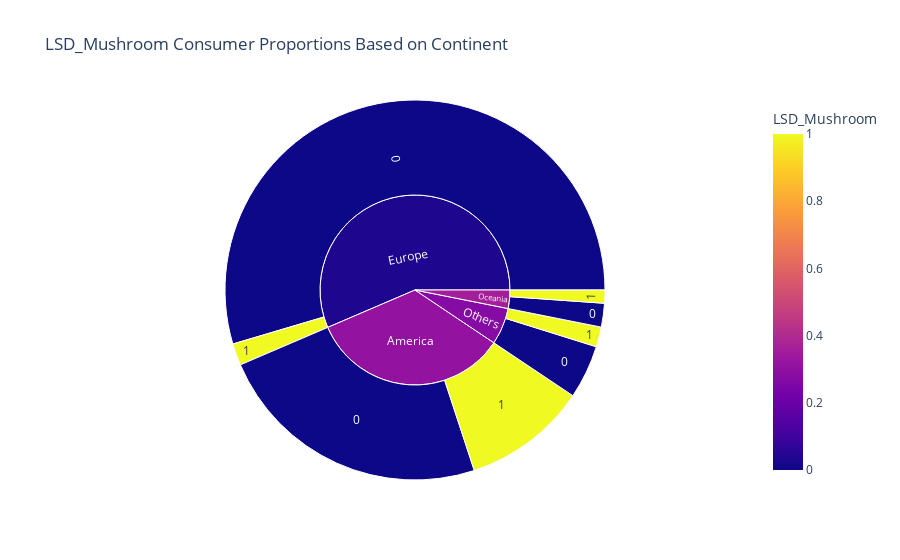

The notebook cell this image was saved under:
### Code cell
display ( plot_bar('Continent'),visualize_sunburst('Continent'))

### Figure 1 — Plotly figure (JSON) as saved in the notebook; plotly's stock layout.template omitted (floating-point values rounded to 4 significant figures)
{"data": [{"branchvalues": "total", "customdata": [[0], [0], [0], [0], [1], [1], [1], [1], [0.309], [0.03289], [0.3559], [0.2712]], "domain": {"x": [0, 1], "y": [0, 1]}, "hovertemplate": "labels=%{label}<br>count=%{value}<br>parent=%{parent}<br>id=%{id}<br>LSD_Mushroom=%{color}<extra></extra>", "ids": ["America/0", "Europe/0", "Oceania/0", "Others/0", "America/1", "Europe/1", "Oceania/1", "Others/1", "America", "Europe", "Oceania", "Others"], "labels": ["0", "0", "0", "0", "1", "1", "1", "1", "America", "Europe", "Oceania", "Others"], "marker": {"coloraxis": "coloraxis", "colors": [0, 0, 0, 0, 1, 1, 1, 1, 0.309, 0.03289, 0.3559, 0.2712]}, "name": "", "parents": ["America", "Europe", "Oceania", "Others", "America", "Europe", "Oceania", "Others", "", "", "", ""], "type": "sunburst", "values": [445, 1029, 38, 86, 199, 35, 21, 32, 644, 1064, 59, 118]}], "layout": {"coloraxis": {"colorbar": {"title": {"text": "LSD_Mushroom"}}, "colorscale": [[0, "#0d0887"], [0.1111, "#46039f"], [0.2222, "#7201a8"], [0.3333, "#9c179e"], [0.4444, "#bd3786"], [0.5556, "#d8576b"], [0.6667, "#ed7953"], [0.7778, "#fb9f3a"], [0.8889, "#fdca26"], [1, "#f0f921"]]}, "legend": {"tracegroupgap": 0}, "title": {"text": "LSD_Mushroom Consumer Proportions Based on Continent"}}}
